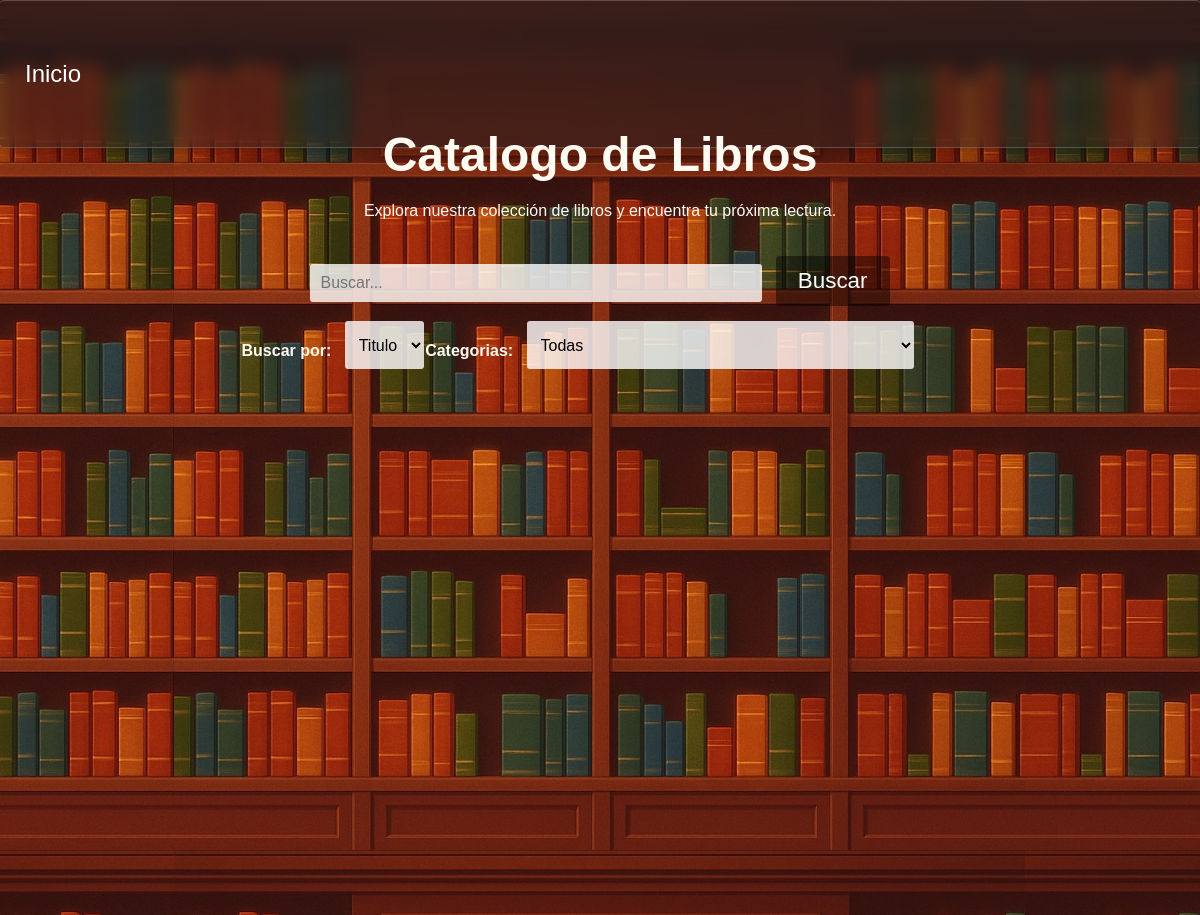
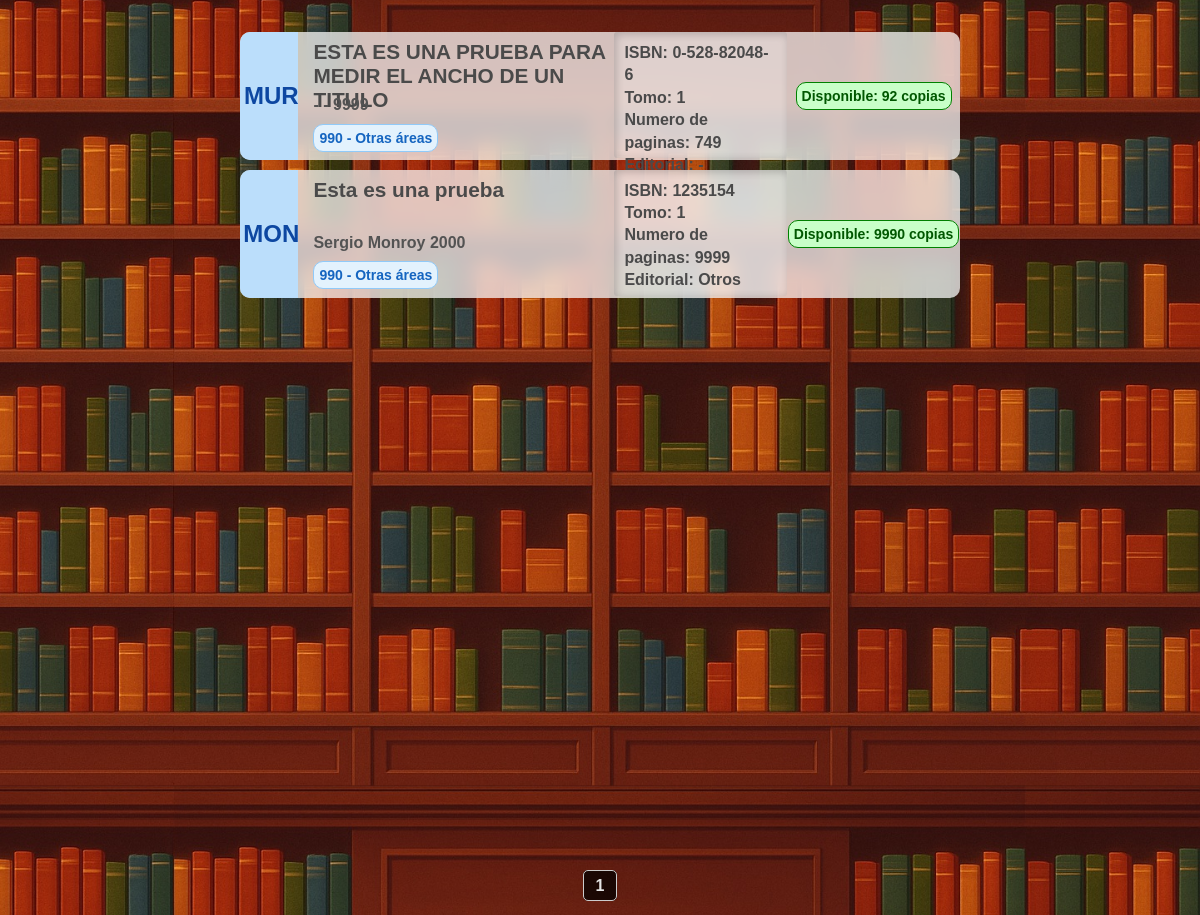
Page /libros on the committed database (2 pictures, top to bottom).
### tables this page shows
CREATE TABLE "Libros" (
	"id_libro"	INTEGER,
	"Titulo"	TEXT NOT NULL,
	"Tomo"	INTEGER,
	"ano_publicacion"	TEXT,
	"ISBN"	TEXT,
	"numero_paginas"	INTEGER  NOT NULL,
	"numero_copias"	INTEGER  NOT NULL,
	PRIMARY KEY("id_libro" AUTOINCREMENT),
	UNIQUE("Titulo", "Tomo")
);

CREATE TABLE "Notaciones" (
	"id_notacion"	INTEGER NOT NULL,
	"notacion"	TEXT NOT NULL,
	"id_editorial"	INTEGER NOT NULL,
	"id_autor"	INTEGER NOT NULL,
	PRIMARY KEY("id_notacion" AUTOINCREMENT),
	FOREIGN KEY("id_autor") REFERENCES "Autores"("id_autor"),
	FOREIGN KEY("id_editorial") REFERENCES "Editoriales"("id_editorial"),
	UNIQUE("id_autor", "id_editorial")
);

CREATE TABLE "Autores" (
	"id_autor"	INTEGER NOT NULL,
	"nombre_autor"	TEXT NOT NULL,
	"apellido_autor"	TEXT NOT NULL,
	PRIMARY KEY("id_autor" AUTOINCREMENT)
);

CREATE TABLE "SistemaDewey" (
	"codigo_seccion"	TEXT NOT NULL,
	"seccion"	TEXT NOT NULL UNIQUE,
	PRIMARY KEY("codigo_seccion")
);

CREATE TABLE "Editoriales" (
	"id_editorial"	INTEGER,
	"editorial"	TEXT NOT NULL UNIQUE,
	PRIMARY KEY("id_editorial" AUTOINCREMENT)
);

### app.py (the view)
@app.route("/libros", methods=["GET", "POST"])
def libros():
    conexion = conexion_BD()
    query = conexion.cursor()
    pagina = request.args.get("page", 1, type=int) #Recibe el parametro de la URL llamado page
    libros_por_pagina = 16
    offset = (pagina - 1) * libros_por_pagina
    query.execute("select count(*) from Libros")
    total_libros = query.fetchone()[0]
    total_paginas = math.ceil(total_libros / libros_por_pagina)
    query.execute("""
        select l.id_libro, Titulo, tomo, ano_publicacion, ISBN, numero_paginas, numero_copias,
               sd.codigo_seccion, sd.seccion, a.nombre_autor, a.apellido_autor, e.editorial, n.notacion
        from Libros l
        join RegistroLibros r ON r.id_libro = l.id_libro
        join SistemaDewey sd ON sd.codigo_seccion = r.codigo_seccion
        join notaciones n ON n.id_notacion = r.id_notacion
        join Autores a ON a.id_autor = n.id_autor
        join Editoriales e ON e.id_editorial = n.id_editorial
        LIMIT ? OFFSET ?
    """, (libros_por_pagina, offset))
    libros = query.fetchall()
    query.execute("select * from SistemaDewey")
    categorias = query.fetchall()
    query.close()
    conexion.close()
    return render_template("libros.html",libros=libros,categorias=categorias,pagina=pagina,total_paginas=total_paginas)

### config.py (called while the page is built)
def conexion_BD():
    return sqlite3.connect(DB_PATH)

### templates/libros.html (shortened to what this page needs)
<!DOCTYPE html>
<html lang="es">
<head>
    <link rel="stylesheet" href="{{ url_for('static', filename='estilo_libros.css') }}">
    <link rel="stylesheet" href="{{ url_for('static', filename='barra_lateral.css') }}">
    <link rel="stylesheet" href="{{ url_for('static', filename='filtros.css') }}">
    <link rel="stylesheet" href="{{ url_for('static', filename='general.css') }}">
</head>
<body>
    <header>
        <div class="navbar fondo-cristal">
            {% if session %}
                <a href="{{ url_for('logout') }}">Cerrar sesion</a>
            {% else %}
                <a href="{{ url_for('inicio') }}">Inicio</a>
            {% endif %}
        </div>
    </header>
    <main>
        <div class="div-busqueda">
            <form class="frm-buscar" action="/buscar_libro" method="GET">
                <label for="buscar"><h1>Catalogo de Libros</h1>Explora nuestra colección de libros y encuentra tu próxima lectura.</label><br><br><br>
                <input class="buscar" id="cuadro-busqueda" type="text" name="buscar" autocomplete="off" placeholder="Buscar...">&nbsp;&nbsp;
                <section class="menu-filtros">
                    <nav>
                        <section>
                            <h4> Buscar por: &nbsp;&nbsp;</h4>
                            <select name="filtro-busqueda" id="filtro-busqueda">
                                <option value="Titulo"
                                    >
                                    Titulo
                                </option>
                            </select>
                        </section>
                        <section>
                            <h4> Categorias: &nbsp;&nbsp; </h4>
                            <select name="categorias" id="categorias">
                                <option value="Todas"
                                    >
                                    Todas
                                </option>
                            </select>
                        </section>
                    </nav>
                </section>
                <button id="btn-buscar" type="submit">Buscar</button>
            </form>
        </div>
        <div class="contendor-catalogo">
            {% for libro in libros%}
            <div class="libro">
                <span class="span-notacion"
                    {% if (libro[7]|int) < 100 %}
                        id="h2-seccion-0"
                    {% elif (libro[7]|int) < 200 %}
                        id="h2-seccion-1"
                    {% elif (libro[7]|int) < 300 %}
                        id="h2-seccion-2"
                    {% elif (libro[7]|int) < 400 %}
                        id="h2-seccion-3"
                    {% elif (libro[7]|int) < 500 %}
                        id="h2-seccion-4"
                    {% elif (libro[7]|int) < 600 %}
                        id="h2-seccion-5"
                    {% elif (libro[7]|int) < 700 %}
                        id="h2-seccion-6"
                    {% elif (libro[7]|int) < 800 %}
                        id="h2-seccion-7"
                    {% elif (libro[7]|int) < 900 %}
                        id="h2-seccion-8"
                    {% else %}
                        id="h2-seccion-9"
                    {% endif %} >
                    <h2>{{libro[12]}}</h2>
                </span>
                <span id="span-info-libros">
                    <h3>{{libro[1]}}</h3>
                    <h4>{{libro[9]}} {{libro[10]}}
                        {{libro[3]}} </h4>
                    <h5
                        {% if (libro[7]|int) < 100 %}
                            id="h4-seccion-0"
                        {% elif (libro[7]|int) < 200 %}
                            id="h4-seccion-1"
                        {% elif (libro[7]|int) < 300 %}
                            id="h4-seccion-2"
                        {% elif (libro[7]|int) < 400 %}
                            id="h4-seccion-3"
                        {% elif (libro[7]|int) < 500 %}
                            id="h4-seccion-4"
                        {% elif (libro[7]|int) < 600 %}
                            id="h4-seccion-5"
                        {% elif (libro[7]|int) < 700 %}
                            id="h4-seccion-6"
                        {% elif (libro[7]|int) < 800 %}
                            id="h4-seccion-7"
                        {% elif (libro[7]|int) < 900 %}
                            id="h4-seccion-8"
                        {% else %}
                            id="h4-seccion-9"
                        {% endif %} >
                        {{libro[7]}} - {{libro[8]}}
                    </h5>
                </span>
                <span id="span-datos-libro2">
                    <h4 class="h4-datos-libro2">
                        ISBN: {{libro[4]}}<br>
                        Tomo:  {{libro[2]}}<br>
                        Numero de paginas: {{libro[5]}}<br>
                        Editorial: {{libro[11]}}<br>
                    </h4>
                </span>
                <span id="span-disponibilidad-libros">
                    {% if (libro[6]|int) > 0 %}
                        <h4 id="h4-disponible">Disponible:
                            {% if (libro[6]|int == 1)%}
                                {{libro[6]}} copia
                            {% else %}
                                {{libro[6]}} copias
                            {% endif %}
                        </h4>
                    {% else %}
                        <h4 id="h4-no_disponible">No disponible</h4>
                    {% endif %}
                </span>
            </div>
            {% endfor %}
            <br><br><br><br>
        </div>
        <div class="paginacion">
            {% for p in range(1, total_paginas + 1) %}
                {% if p == pagina %}
                    <strong>{{ p }}</strong>
                {% else %}
                    <a href="{{ url_for('buscar_libro', page=p, buscar=busqueda, categorias=Seccion, filtro_busqueda=filtro_busqueda) }}">{{ p }}</a>
                {% endif %}
            {% endfor %}
        </div>
    </main>
</body>
</html>

### static/estilo_libros.css (style rules this page uses)
body { background-image: url('img/libros-loop-v2.jpg'); background-size: cover; background-position: top; }
main { height: 100vh; display: flex; flex-direction: column; justify-content: center; align-items: center; color: #fffbf2; }
.contendor-catalogo { display: block; position: absolute; width: 60%; height: auto; min-height: 70%; top: 50%; z-index: 0; margin: 2rem auto; }
.libro { background-color: rgba(255, 255, 255, 0.721); backdrop-filter: blur(10px); display: flex; position: relative; top: 1%; width: 100%; height: 8rem; border-radius: 10px; margin-bottom: .6rem; color: #4a4a4a; transition: 0.3s ease-in-out; }
.span-notacion { position: relative; display: flex; width: 8%; justify-content: center; align-items: center; border-top-left-radius: 10px; border-bottom-left-radius: 10px; }
.span-notacion h2 { margin-left: 5px; }
#h2-seccion-9 { background-color: #bbdefb; color: #0d47a1; }
#span-info-libros { position: relative; width: 55%; display: flex; align-items: center; }
#span-datos-libro2 { width: 30%; }
.h4-datos-libro2 { background-color: rgba(255, 255, 255, 0.252); padding: 10px; line-height: 1.4; margin: 0; height: 83%; border-radius: 3px; box-shadow: inset 2px 2px 8px rgba(0, 0, 0, 0.2); }
#span-info-libros h3 { margin-top: 8px; margin-left: 5%; position: absolute; top: 0%; font-size: 1.3rem; }
#span-info-libros h4 { margin-left: 5%; position: relative; margin-top: 40px; color: #535353; }
#span-info-libros h5 { margin-left: 5%; margin-bottom: 7px; position: absolute; bottom: 1%; border-radius: 10px; padding: 5px; font-size: 14px; }
#h4-seccion-9 { background-color: #e3f2fd; color: #1565c0; border: solid 1px #90caf9; }
#span-disponibilidad-libros { position: relative; width: 30%; border-top-right-radius: 15px; border-bottom-right-radius: 15px; display: flex; align-items: center; justify-content:center; flex-direction: column; }
#span-disponibilidad-libros h4 { border-radius: 10px; padding: 5px; font-size: 14px; }
#h4-disponible { background-color: rgb(200, 255, 200); color: rgb(0, 87, 0); border: solid 1px green; }
form select, form input { padding: 10px; font-size: 1rem; border-radius: 3px; border: none; background-color: rgba(255, 255, 255, 0.8); color: black; }
form select { height: 3rem; }
.div-busqueda { text-align: center; position: absolute; top: 5rem; height: 40%; width: 60%; padding: 15px; border-radius: 4px; }
.frm-buscar { display: inline; }
#cuadro-busqueda { width: 60%; }

### static/filtros.css (style rules this page uses)
.menu-filtros { position: absolute; display: flex; width: 100%; }
.menu-filtros nav { margin-top: 2%; display: flex; width: 90%; justify-content: space-evenly; }
h2 { margin-left: 14px; }
.menu-filtros nav section { display: flex; }

### static/general.css (style rules this page uses)
body { margin: 0; padding: 0; font-family: Arial, sans-serif; }
h1 { font-size: 3rem; margin-bottom: 20px; }
#btn-registrar, #btn-buscar, #btn-catalogo, #btn-login, #btn-registrar-prestamo { text-decoration: none; color: white; background-color: #00000071; padding: 12px 22px; font-size: 1.4rem; border: none; border-radius: 4px; transition: background-color 0.2s ease-in-out; }
.navbar { background-color: #00000071; width: 100%; height: 8%; position: absolute; top: 0px; display: flex; align-items: center; justify-content: space-between; border-left: none !important; border-right: none !important; }
.navbar a { text-decoration: none; color: white; padding: 25px; font-size: 1.5rem; transition: 0.1s ease-in; border-radius: 4px; }
.fondo-cristal { background: linear-gradient(rgba(31,31,31,0.6),rgba(31,31,31,0.45)); backdrop-filter: blur(8px); box-shadow: 0 8px 32px 0 rgba(0,0,0,0.37); border: solid 1px rgba(255, 255, 255, 0.21); border-radius: 4px; }
.paginacion { position: fixed; text-align: center; margin: 20px; width: 100%; bottom: 0; z-index: 1; }
.paginacion a, .paginacion strong { margin: 0 5px; padding: 6px 12px; text-decoration: none; border: 1px solid #ccc; border-radius: 5px; color: #e5e5e5; background-color: #0000003a; transition: 0.2s ease-in-out; }
.paginacion strong { font-weight: bold; background-color: #000000ba; }

### rows in the picture
Libros: notacion "MUR", Titulo "ESTA ES UNA PRUEBA PARA MEDIR EL ANCHO DE UN TITULO", nombre_autor "-", apellido_autor "-", ano_publicacion "9999", codigo_seccion "990", seccion "Otras áreas", ISBN "0-528-82048-6", Tomo "1", numero_paginas "749", editorial "-", numero_copias "92"
Libros: notacion "MON", Titulo "Esta es una prueba", nombre_autor "Sergio", apellido_autor "Monroy", ano_publicacion "2000", codigo_seccion "990", seccion "Otras áreas", ISBN "1235154", Tomo "1", numero_paginas "9999", editorial "Otros", numero_copias "9990"

### other values in the picture
{{ p }} "1"
